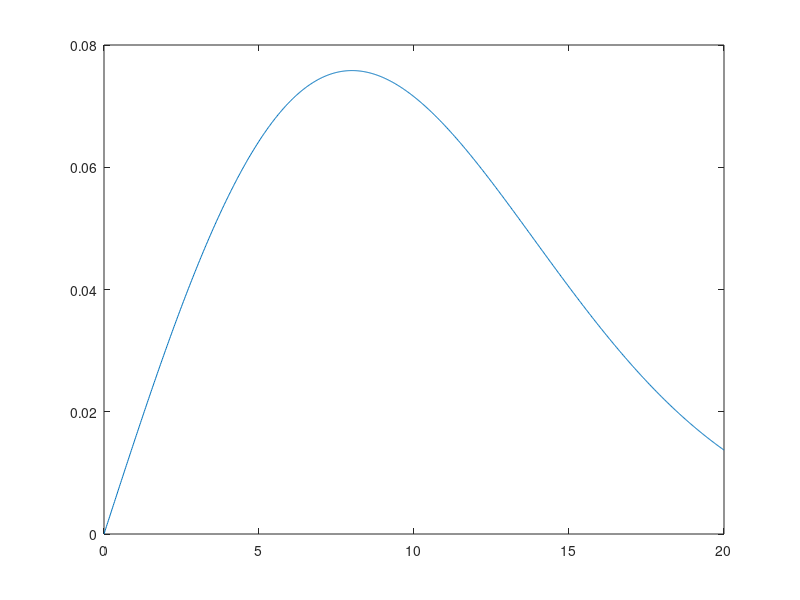

This chart was generated by the following MATLAB code: (Note: this script raises an error after producing the figure.)
sigma_gps = 1.5; nu = 6; % 95 percent is at 4.75 m, 99.99 percent is at 15.5 meters
sigma_gps = 1.75; nu = 5; % 95 percent is at 5.88 m, 99.99 percent is at 22.66 meters
sigma_gps = 1.0; nu = 6; % 95 percent is at 3.15 m, 99.99 percent is at 10.3 meters
sigma_gps = 1.25; nu = 10; % 95 percent is at 3.54 m, 99.99 percent is at 5.58 meters

sigma_gps = 8.0; nu = 5.5; % 95 percent is at 3.54 m, 99.99 percent is at 5.58 meters

pdf = @(x) (x/sigma_gps^2).*exp(-x.*x/(2*sigma_gps^2));
cdf = @(x) 1-exp(-x.*x/(1.75^2));

x = linspace(0,20,1000)';
cdf1 = cdf(x); 
v95 = x(find( cdf1 < 0.95, 1, 'last'))
v9999 = x(find( cdf1 < 0.9995, 1, 'last'))

x = linspace(0,20,1000)';
figure
plot(x, pdf(x));
vlines([v95, v9999],'g--')

sigma = sigma_gps;

pdf = @(z) gamma((nu+1)/2)./(sqrt(pi*nu)*sigma*gamma(nu/2)*(1+(z.*z)/(nu*sigma*sigma)).^((nu+1)/2));
cdf = @(z) 1/2 + x.* gamma((nu+1)/2) * HyperGeometric2F1([1/2; (nu+1)/2],3/2,-z/(sigma*sigma*nu))/( sqrt(pi*nu)*gamma(nu/2));

m = 100;
x = linspace(-m,m,2000)';
y = linspace(-m,m,2000)';
[X,Y] = meshgrid(x,y);
rho = sqrt( X.*X + Y.*Y);
dR = x(2)-x(1);

pdf2d = pdf(X).*pdf(Y);
pdf2d_norm = pdf2d * dR;

rMag = 0:dR:max(max(rho));
indices = cell( length(rMag), 1);
for i = 1:length(rMag)
	indices{i} = find( rho >= rMag(i)-dR/2 & rho < rMag(i)+dR/2 );
end

% Now sum up the energy
pdf1d = zeros( size(rMag) );
for i = 1:length(rMag)
	pdf1d(i) = sum( pdf2d_norm( indices{i} ) );
end

cdf1d = cumtrapz(rMag,pdf1d);
v95 = rMag(find( cdf1d < 0.95, 1, 'last'))
v9999 = rMag(find( cdf1d < 0.9995, 1, 'last'))

figure
plot(rMag, pdf1d)
vlines([v95, v9999],'g--')